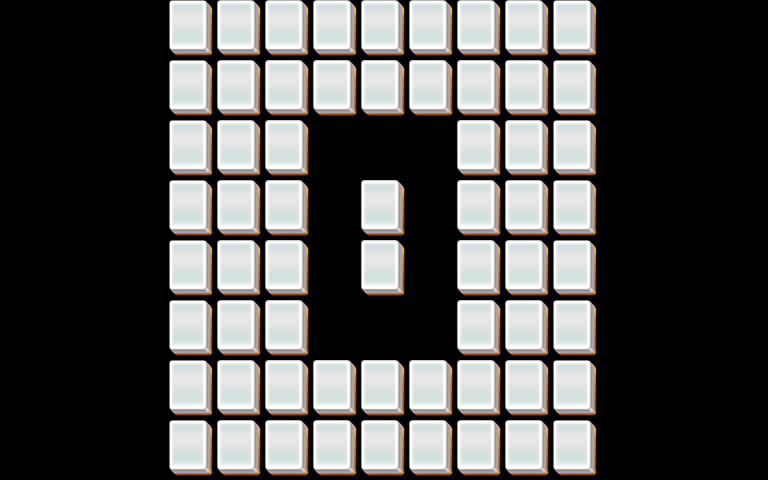

Tiled map render using the project's own tile images. Description and the map definition, with tile-layer contents summarised, below:
An orthogonal 32x16 tile map with 24x30 px tiles, 5 tile layers (layer1, layer2, layer3, layer4, ...).

<map version="1.0" orientation="orthogonal" width="32" height="16" tilewidth="24" tileheight="30">
 <properties>
  <property name="species" value="20" />
 </properties>
 <tileset firstgid="1" name="mahjong" tilewidth="48" tileheight="60">
  <image source="mahjong.png" width="48" height="60" />
 </tileset>
 <layer name="layer1" width="32" height="16">
  <data>[512 cells, 62 non-empty, 1 distinct tile ids]</data>
 </layer>
 <layer name="layer2" width="32" height="16">
  <data>[512 cells, 46 non-empty, 1 distinct tile ids]</data>
 </layer>
 <layer name="layer3" width="32" height="16">
  <data>[512 cells, 20 non-empty, 1 distinct tile ids]</data>
 </layer>
 <layer name="layer4" width="32" height="16">
  <data>[512 cells, 2 non-empty, 1 distinct tile ids]</data>
 </layer>
 <layer name="layer5" width="32" height="16">
  <data>[512 cells, 0 non-empty, 0 distinct tile ids]</data>
 </layer>
</map>
